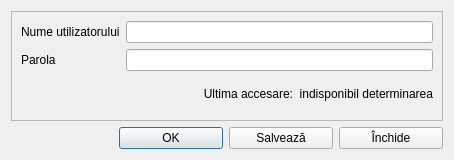
<?xml version="1.0" encoding="UTF-8"?>
<ui version="4.0">
 <class>UserDialog</class>
 <widget class="QDialog" name="UserDialog">
  <property name="geometry">
   <rect>
    <x>0</x>
    <y>0</y>
    <width>454</width>
    <height>160</height>
   </rect>
  </property>
  <property name="font">
   <font>
    <family>Segoe UI</family>
   </font>
  </property>
  <property name="windowTitle">
   <string>Dialog</string>
  </property>
  <layout class="QGridLayout" name="gridLayout">
   <item row="0" column="0" colspan="4">
    <widget class="QFrame" name="frame">
     <property name="frameShape">
      <enum>QFrame::Shape::StyledPanel</enum>
     </property>
     <property name="frameShadow">
      <enum>QFrame::Shadow::Raised</enum>
     </property>
     <layout class="QGridLayout" name="gridLayout_2">
      <item row="1" column="1">
       <widget class="LineEditPassword" name="userPassword"/>
      </item>
      <item row="0" column="0">
       <widget class="QLabel" name="label">
        <property name="text">
         <string>Nume utilizatorului</string>
        </property>
       </widget>
      </item>
      <item row="1" column="0">
       <widget class="QLabel" name="label_2">
        <property name="text">
         <string>Parola</string>
        </property>
       </widget>
      </item>
      <item row="0" column="1">
       <widget class="QLineEdit" name="userName"/>
      </item>
      <item row="2" column="0" colspan="2">
       <widget class="QLabel" name="label_info">
        <property name="sizePolicy">
         <sizepolicy hsizetype="Expanding" vsizetype="Preferred">
          <horstretch>0</horstretch>
          <verstretch>0</verstretch>
         </sizepolicy>
        </property>
        <property name="font">
         <font>
          <family>Segoe UI</family>
          <pointsize>9</pointsize>
         </font>
        </property>
        <property name="text">
         <string>Ultima accesare:  indisponibil determinarea</string>
        </property>
        <property name="alignment">
         <set>Qt::AlignmentFlag::AlignRight|Qt::AlignmentFlag::AlignTrailing|Qt::AlignmentFlag::AlignVCenter</set>
        </property>
       </widget>
      </item>
     </layout>
    </widget>
   </item>
   <item row="1" column="0">
    <spacer name="horizontalSpacer">
     <property name="orientation">
      <enum>Qt::Orientation::Horizontal</enum>
     </property>
     <property name="sizeHint" stdset="0">
      <size>
       <width>40</width>
       <height>20</height>
      </size>
     </property>
    </spacer>
   </item>
   <item row="1" column="1">
    <widget class="QPushButton" name="btnOK">
     <property name="minimumSize">
      <size>
       <width>104</width>
       <height>0</height>
      </size>
     </property>
     <property name="text">
      <string>OK</string>
     </property>
     <property name="icon">
      <iconset resource="../../resources/resource.qrc">
       <normaloff>:/img/btns/valide.png</normaloff>:/img/btns/valide.png</iconset>
     </property>
    </widget>
   </item>
   <item row="1" column="2">
    <widget class="QPushButton" name="btnWrite">
     <property name="minimumSize">
      <size>
       <width>104</width>
       <height>0</height>
      </size>
     </property>
     <property name="text">
      <string>Salvează</string>
     </property>
     <property name="icon">
      <iconset resource="../../resources/resource.qrc">
       <normaloff>:/img/btns/save.png</normaloff>:/img/btns/save.png</iconset>
     </property>
    </widget>
   </item>
   <item row="1" column="3">
    <widget class="QPushButton" name="btnCancel">
     <property name="minimumSize">
      <size>
       <width>104</width>
       <height>0</height>
      </size>
     </property>
     <property name="text">
      <string>Închide</string>
     </property>
     <property name="icon">
      <iconset resource="../../resources/resource.qrc">
       <normaloff>:/img/btns/close.png</normaloff>:/img/btns/close.png</iconset>
     </property>
    </widget>
   </item>
  </layout>
 </widget>
 <customwidgets>
  <customwidget>
   <class>LineEditPassword</class>
   <extends>QLineEdit</extends>
   <header>ui/widgets/lineeditpassword.h</header>
  </customwidget>
 </customwidgets>
 <tabstops>
  <tabstop>userName</tabstop>
  <tabstop>userPassword</tabstop>
  <tabstop>btnOK</tabstop>
  <tabstop>btnWrite</tabstop>
  <tabstop>btnCancel</tabstop>
 </tabstops>
 <resources>
  <include location="../../resources/resource.qrc"/>
 </resources>
 <connections/>
</ui>
